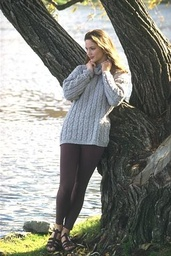
#> input picture data/girl.jpg, 171 x 256 px, shrunk from 321 x 481 before the run
$ python main.py
#> lines starting #> are read from the running program, lines starting #| are printed output that depends on the picture
### utils.py
"""
Preprocess image before mean shift algorithm

Examples:
- If features are RGB values, turn image into a matrix where each row (pixel) has three columns (R,G,B)
- For spatial position, turn each pixel into 5D vector, then, for each row (pixel) we have 5 columns (R,G,B,x,y)
"""
from config import *
from visualization import *


# [6 lines left out: function load_mat, not called in this run]


def pre_process():
    """
    Work using the CIELAB color space in your code, where Euclidean distances in this space correlate
    better with color changes perceived by the human eye.
    """
    img_origin = cv2.imread(PATH)
#> img_origin is the input picture: shape (256, 171, 3); mean B, G, R 128.4, 135.3, 133.8
    img = cv2.cvtColor(img_origin, cv2.COLOR_BGR2RGB)
    if RESIZE:
        img = resize(img, int(img_origin.shape[0] / 2), int(img_origin.shape[1] / 2))
    if BLUR:
        img_blur = blur(img)
        img_post = cv2.cvtColor(img_blur, cv2.COLOR_RGB2LAB)
    else:
        img_post = cv2.cvtColor(img, cv2.COLOR_RGB2LAB)
#> img_post: shape (256, 171, 3); mean of channels 0, 1, 2 138.8, 126.3, 131.6
    return img_post, img


# [11 lines left out: function save_image, not called in this run]


def post_process(labels, peaks, im, dim):
    """
    Get segmented image from labels and peaks
    """

    if dim:
        segmented_img = peaks[np.reshape(labels, im.shape[:2])]
    else:
        peaks2 = peaks[:, :3]
        segmented_img = peaks2[np.reshape(labels, im.shape[:2])]

    segmented_img = cv2.cvtColor(segmented_img.astype(np.uint8), cv2.COLOR_LAB2BGR)
    return segmented_img.astype(np.uint8)


# [14 lines left out: functions resize, blur, not called in this run]


def concatenate_images(list):
    if len(list) == 2:
        return cv2.hconcat([list[0], list[1]])
    elif len(list) == 3:
        return cv2.hconcat([list[0], list[1], list[2]])
    elif len(list) == 4:
        return cv2.hconcat([list[0], list[1], list[2], list[3]])


# [82 lines left out: functions vconcat_resize_min, save_all_original_img, mean_shift_test, plot_all, not called in this run]

### mean_shift.py
from config import *

"""
Mean-shift algorithm
- Get data points (with many features, i.e. RGB values)
- Choose feature (2D, 3D, 5D, etc)
- For each data-point/pixel:
    a) Init window of size r
    a.1) Apply Gaussian in window (to place more importance to the data points closest to density center)
    b) Implement findpeak() until convergence (peak is found):
        - Calculate mean within data points in window
        - Shift window center to the mean
        - repeat until peak found (data points equally distributed, mean = window center)
    c) Assign label to each point according to its peak (cluster it belongs to)
"""

@njit
def euclidean_distance(a, b):
    return np.linalg.norm(a - b)

# [17 lines left out: function np_apply_along_axis, not called in this run]


@njit
def np_mean(array, axis):
    return np_apply_along_axis(np.mean, axis, array)


def find_peak(data, idx, r, c):
    """
    Assign a label to data[idx] corresponding to its associated peak
    :param data: n-dimensional dataset consisting of p points
    :param idx: index of the data point for which we wish to compute its associated density peak
    :param r: search window radius
    :return: peak - n-dim array with "coordinates" of the found peak
             cpts - vector storing a 1 for each point that is a distance<=r/c from the path, 0 otherwise
             close - vector storing a 1 for each point that is at a distance≤ r from the peak, 0 otherwise
    """
    peak = np.zeros(data.shape[1])
    cpts = np.zeros(data.shape[0])
    close = np.zeros(data.shape[0])
    window = data[idx]
    num_points_inside = 0

    # PEAK
    path = [window]
    found = False
    while not found:
        distances = np.array(cdist(window.reshape(1, -1), data, metric='euclidean').reshape(-1, 1))
        indices = np.where(distances < r)[0]
        data_inside = data[indices]
        peak = np.mean(data_inside, axis=0)
        path.append(peak)
        if abs(num_points_inside - data_inside.shape[0]) < 1:
            found = True
            path = np.array(path)
        else:
            window = peak
            num_points_inside = data_inside.shape[0]

    # CPTS
    # SPEEDUP: points that are within a distance of r/c of the search path are associated with the converged peak
    for pos in path:
        distances = np.array(cdist(pos.reshape(1, -1), data, metric='euclidean').reshape(-1, 1))
        indices = np.where(distances < (r / c))[0]
        cpts[indices] = 1

    # CLOSE
    # SPEEDUP: Upon finding a peak, associate each data point that is at a distance≤ r from the peak with the cluster defined by that peak.
    distances2 = np.array(cdist(peak.reshape(1, -1), data, metric='euclidean').reshape(-1, 1))
    indices = np.where(distances2 <= r)[0]
    close[indices] = 1

    return peak, cpts, close


def meanshift(data, r, c):
    """
    :returns: labels: vector containing the label (cluster label) for each data point
             peaks: each column of the matrix is a peak. For each peak we have n-dim values (3D in case RGB)
    """
#> called with data = array of shape (43776, 3), r = 35, c = 5
    LABEL_INIT = 200000  # label used to initialize values
    LABEL_XTRA = 100000  # label given if mean shift returned values are weird. i.e. len(close) is less than 3
    labels = np.full(data.shape[0], LABEL_INIT)
    peaks = []
    end = False
    with tqdm(total=data.shape[0]) as pbar:
        while not end:
            idx = np.nonzero(labels == LABEL_INIT)[0][0]  # EXTRA SPEEDUP: select first non labeled data point instead of going through all data

            # tqdm custom counter, instead of # print(idx, "out of", data.shape[0])
            # https://danielhnyk.cz/setting-a-specific-value-to-tqdm-progress-bar/
            pbar.update(idx - pbar.n)
            if idx == data.shape[0]:
                break

            peak, cpts, close = find_peak(data, idx, r,
                                          c)  # find peak for data[idx] and get peak "coordinates" and the linked data points

            if np.count_nonzero(close) > 2:

                # After each call findpeak(), similar peaks (distance between them is smaller than r/2) are merged
                # and the data point is given the associated peak label in PEAKS.
                similar = [x for x in peaks if cdist(peak.reshape(1, -1), x.reshape(1, -1), metric='euclidean') < r / 2]
                if len(similar) == 1:
                    peak = similar[0]  # get peak similar to the one found
                else:
                    peaks.append(peak)  # peak is unique so add it to list

                array = np.array(peaks)  # work with numpy for optimization
                label = np.where(array == peak)[0][0]  # get peak's label (index in peaks list)

                indices = np.nonzero(cpts)[0]  # get points that are within a distance of r/c of the search path
                labels[indices] = label  # assign label
                indices = np.nonzero(close)[0]  # get points that are at a distance≤ r from the peak
                labels[indices] = label  # assign label
                labels[idx] = label  # assign label
                # print(np.count_nonzero(labels != 200), "labeled points out of", len(data))
            else:
                labels[idx] = LABEL_XTRA

            if np.count_nonzero(labels == LABEL_INIT) == 0:  # end process when all points are labeled
                end = True
#> this loop made 159 passes
#> (similar, label) on passes 8, 9, 10, 11, 12, 14, 15, 16, 17, 18, 19, 20: ([[61.4, 125.9, 131]], 0), ([[61.4, 125.9, 131]], 0), ([[61.4, 125.9, 131]], 0), ([[242.6, 127.3, 129.8]], 1), ([[148.7, 127.6, 127.9]], 2), ([[242.6, 127.3, 129.8]], 1), ([[242.6, 127.3, 129.8]], 1), ([[242.6, 127.3, 129.8]], 1), ([[242.6, 127.3, 129.8]], 1), ([[148.7, 127.6, 127.9]], 2), ([[148.7, 127.6, 127.9]], 2), ([[148.7, 127.6, 127.9]], 2)
#> (array, label) on passes 1 to 6: ([[61.4, 125.9, 131]], 0), ([[61.4, 125.9, 131]], 0), ([[61.4, 125.9, 131]], 0), ([[61.4, 125.9, 131], [242.6, 127.3, 129.8]], 1), ([[61.4, 125.9, 131], [242.6, 127.3, 129.8]], 1), ([[61.4, 125.9, 131], [242.6, 127.3, 129.8]], 1)
#> after the loop, peaks = [[61.4, 125.9, 131], [242.6, 127.3, 129.8], [148.7, 127.6, 127.9], [185.2, 127.1, 129], [167.3, 127.4, 127.8]]

    print("Found", len(peaks), "peaks")
#| Found 5 peaks

    # for pixels without label, assign closest peak/label
    indices = np.where(labels == LABEL_XTRA)[0]
#> indices = empty array
    for i in indices:
        listt = []
        for peak in peaks:
            listt.append([peak, cdist(peak.reshape(1, -1), data[i].reshape(1, -1), metric='euclidean')[0][0]])
        listt = np.asarray(listt, dtype="object")
        label = np.where(listt[:, 1] == min(listt[:, 1]))[0][0]
        labels[i] = label
#> this loop made 0 passes

    peaks = np.array(peaks)
    return labels, peaks

### imageSegmentation.py
"""
Image Segmentation with mean-shift algorithm
"""
from config import np
from utils import post_process
from mean_shift import meanshift
from visualization import plotclusters3D


def segmIm(im, r, c=4, dim=True):
    """
    Image Segmentation with mean-shift algorithm
    """
    points = reshape_im(im, dim)
    labels, peaks = meanshift(data=points, r=r, c=c)
    segmented_img = post_process(labels, peaks, im, dim)
#> in post_process, `segmented_img = peaks[np.reshape(labels, im.shape[:2])]`: segmented_img: shape (256, 171, 3) float64; mean of channels 0, 1, 2 138.3, 126.7, 130.1
#> in post_process, `segmented_img = cv2.cvtColor(segmented_img.astype(np.uint8), cv2.COLOR..`:
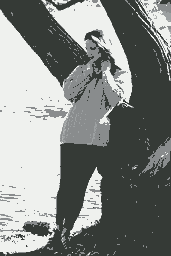
#> segmented_img: shape (256, 171, 3); mean B, G, R 131.9, 134.8, 131.2

    plotclusters3D(points, labels, peaks)

    return segmented_img, len(peaks)


def reshape_im(im, dim=True):
    """
    Prepare data for image segmentation. Handles 3D and 5D reshaping
    :param im: Image to be reshaped
    :param dim: if True 3D reshaping, 5D otherwise
    """
    if dim:
        # 3d feature space (R,G,B)
        points = im.reshape(-1, 3)
    else:
        # 5d feature space (R,G,B,x,y)
        points = []
        for row in range(int(im.shape[0])):
            for col in range(int(im.shape[1])):
                points.append([im[row, col][0], im[row, col][1], im[row, col][2], row, col])
        points = np.array(points).reshape(-1, 5)
    return points

### visualization.py
from config import *


def plotclusters3D(data, labels, peaks):
    """
    Plots the modes of the given image data in 3D by coloring each pixel
    according to its corresponding peak.

    Args:
        data: image data in the format [number of pixels]x[feature vector].
        labels: a list of labels, one for each pixel.
        peaks: a list of vectors, whose first three components can
        be interpreted as BGR values.
    """
    fig = plt.figure()
    ax = fig.add_subplot(111, projection="3d")
    bgr_peaks = np.array(peaks[:, 0:3], dtype=float)
#> bgr_peaks has the same summary as peaks in meanshift
    rgb_peaks = bgr_peaks[...,::-1]
#> rgb_peaks = [[131, 125.9, 61.4], [129.8, 127.3, 242.6], [127.9, 127.6, 148.7], [129, 127.1, 185.2], [127.8, 127.4, 167.3]]
    rgb_peaks /= 255.0
#> rgb_peaks = [[0.514, 0.494, 0.241], [0.509, 0.499, 0.951], [0.502, 0.5, 0.583], [0.506, 0.499, 0.726], [0.501, 0.5, 0.656]]
    for idx, peak in enumerate(rgb_peaks):
        color = np.random.uniform(0, 1, 3)
        #TODO: instead of random color, you can use peaks when you work on actual images
        # color = peak
        cluster = data[np.where(labels == idx)[0]].T
        ax.scatter(cluster[0], cluster[1], cluster[2], c=[color], s=.5)
#> this loop made 5 passes
    fig.show()
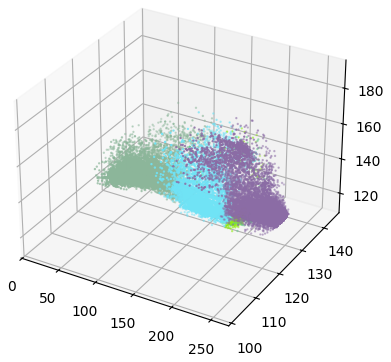
#> figure drawn by matplotlib, 1 panel
#> in concatenate_images, `return cv2.hconcat([list[0], list[1], list[2]])`:
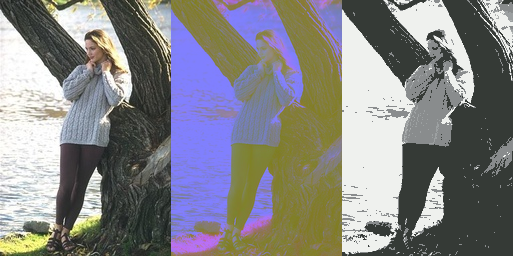
#> returned value: shape (256, 513, 3); mean of channels 0, 1, 2 133, 132.1, 132.2; drawn as B, G, R
    plt.show()


def show_image(img, title='Segmented Image'):
    cv2.imshow(title, img)
    cv2.waitKey(0)
    cv2.destroyAllWindows()


# Display two images
# [6 lines left out: function show_two_images, not called in this run]

### config.py
from scipy import io
from scipy.spatial.distance import cdist, pdist
import numpy as np
import matplotlib.pyplot as plt
import cv2
import itertools
from tqdm import tqdm
from numba import njit
import time

# Mean Shift parameters
R = 35  # window radius
C = 5
FEATURE_3D = True  # FEATURE_3D=True -> 3D, FEATURE_3D=False -> 5D

# Preprocessing
IMAGE_NAME = 'girl'  # image to be used from data/
BLUR = False  # blur the image during preprocessing
RESIZE = False  # resize by half the image during preprocessing

# Saving purposes
SAVE = False  # save the image at the end
PATH = 'data/'+IMAGE_NAME+'.jpg'


# [5 lines left out: function blur_name, not called in this run]


def dim_name():
    if FEATURE_3D:
        return '_3D'
    else:
        return '_5D'


print("Configuration: ", IMAGE_NAME, ".jpg, R=", str(R) , ", C=", str(C), ", ", dim_name(), " feature space")

### main.py
"""
Mean-shift Image segmentation

********HOW TO USE***********
pip install -r requirements.txt
0 - Open config.py
1 - Set R, C and FEATURE_3D
2 - Set IMAGE_NAME and booleans RESIZE and BLUR (for preprocessing)
3 - Run
"""
from config import *
from utils import pre_process, save_image, concatenate_images
from imageSegmentation import segmIm
from visualization import cv2, show_image


if __name__ == '__main__':

    start_time = time.time()

    img, img_origin = pre_process()
    segmented_img, num_peaks = segmIm(img, R, C, FEATURE_3D)
    final_im = concatenate_images([cv2.cvtColor(img_origin, cv2.COLOR_RGB2BGR), img, segmented_img])

    seconds = time.time() - start_time
    print("--- %s seconds ---" % seconds)

    if SAVE:
        SAVE_NAME = IMAGE_NAME+'_r'+str(R)+'_c'+str(C)+dim_name()+blur_name()+'_'+str(round(seconds))+'sec.jpg'
        save_image(final_im, SAVE_NAME)
    else:
        show_image(final_im)

$ run again, with data/snake_6.jpg copied over data/girl.jpg
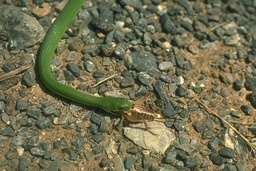
#> input picture data/snake_6.jpg, 256 x 171 px, shrunk from 481 x 321 before the run
#> in pre_process, img_origin is the input picture: shape (171, 256, 3); mean B, G, R 80.7, 111.1, 113.3
#> img_post: shape (171, 256, 3); mean of channels 0, 1, 2 117.3, 123.6, 145.3
#> the loop in meanshift, `while not end:` made 141 passes
#| Found 1 peaks
#> in post_process, `segmented_img = cv2.cvtColor(segmented_img.astype(np.uint8), cv2.COLOR..`:
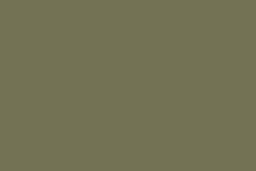
#> segmented_img: shape (171, 256, 3); mean B, G, R 84, 114, 115
#> the loop in plotclusters3D, `for idx, peak in enumerate(rgb_peaks):` made 1 pass
#> peak on pass 1: [0.57, 0.484, 0.475]
#> in concatenate_images, `return cv2.hconcat([list[0], list[1], list[2]])`:
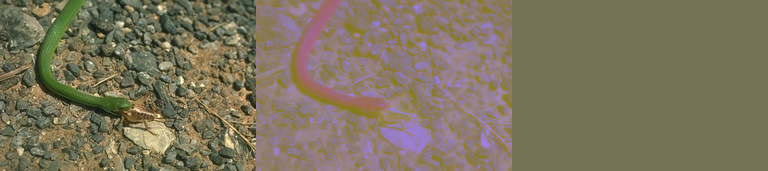
#> returned value: shape (171, 768, 3); mean of channels 0, 1, 2 94, 116.2, 124.5; drawn as B, G, R

$ run again, with data/surf.jpg copied over data/girl.jpg
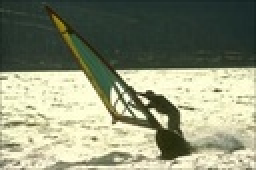
#> input picture data/surf.jpg, 128 x 85 px, shrunk from 240 x 160 before the run (shown 2 times larger)
#> in pre_process, img_origin is the input picture: shape (85, 128, 3); mean B, G, R 117.6, 143, 138.1
#> img_post: shape (85, 128, 3); mean of channels 0, 1, 2 144.1, 121.4, 140.7
#> the loop in meanshift, `while not end:` made 29 passes
#> (similar, label) on passes 7 to 14: ([[54.9, 120.3, 133.9]], 0), ([[54.9, 120.3, 133.9]], 0), ([[54.9, 120.3, 133.9]], 0), ([[54.9, 120.3, 133.9]], 0), ([[54.9, 120.3, 133.9]], 0), ([[54.9, 120.3, 133.9]], 0), ([[54.9, 120.3, 133.9]], 0), ([[54.9, 120.3, 133.9]], 0)
#> after the loop in meanshift, `while not end:`: labels = 10880 values, max 2 at index 1179, min 0 at index 0, mean 0.572; peaks = [[54.9, 120.3, 133.9], [238.3, 122.5, 146], [142.1, 122.5, 146.4]]
#| Found 3 peaks
#> indices = empty array
#> bgr_peaks has the same summary as peaks in meanshift
#> in plotclusters3D, `rgb_peaks = bgr_peaks[...,::-1]`: rgb_peaks = [[133.9, 120.3, 54.9], [146, 122.5, 238.3], [146.4, 122.5, 142.1]]
#> in plotclusters3D, `rgb_peaks /= 255.0`: rgb_peaks = [[0.525, 0.472, 0.215], [0.572, 0.48, 0.935], [0.574, 0.48, 0.557]]
#> the loop in plotclusters3D, `for idx, peak in enumerate(rgb_peaks):` made 3 passes
#> (peak, color) on passes 1 to 3: ([0.525, 0.472, 0.215], [0.549, 0.715, 0.603]), ([0.572, 0.48, 0.935], [0.545, 0.424, 0.646]), ([0.574, 0.48, 0.557], [0.438, 0.892, 0.964])
#> in plotclusters3D, `fig.show()`:
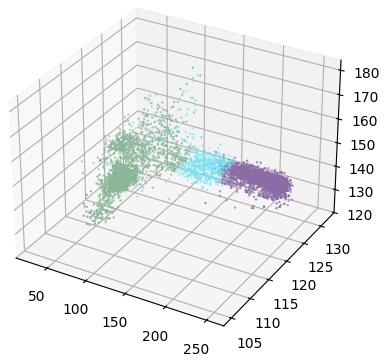
#> figure drawn by matplotlib, 1 panel
#> num_peaks = 3
#> in concatenate_images, `return cv2.hconcat([list[0], list[1], list[2]])`:
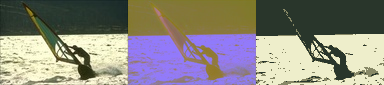
#> returned value: shape (85, 384, 3); mean of channels 0, 1, 2 127.1, 135.8, 138.5; drawn as B, G, R
